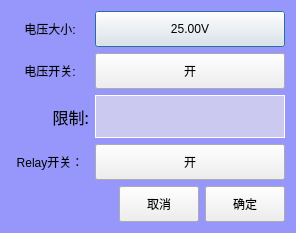
<?xml version="1.0" encoding="UTF-8"?>
<ui version="4.0">
 <class>clsHightVoltage</class>
 <widget class="QDialog" name="clsHightVoltage">
  <property name="geometry">
   <rect>
    <x>0</x>
    <y>0</y>
    <width>296</width>
    <height>233</height>
   </rect>
  </property>
  <property name="windowTitle">
   <string>高压机设置</string>
  </property>
  <property name="windowIcon">
   <iconset resource="../images/res.qrc">
    <normaloff>:/lightWave.png</normaloff>:/lightWave.png</iconset>
  </property>
  <property name="styleSheet">
   <string notr="true">QDialog
{
	background-color:rgb(150,150,251);
}</string>
  </property>
  <layout class="QVBoxLayout" name="verticalLayout">
   <item>
    <layout class="QGridLayout" name="gridLayout">
     <item row="0" column="0">
      <widget class="QLabel" name="label">
       <property name="styleSheet">
        <string notr="true">font: 12pt &quot;楷体&quot;;</string>
       </property>
       <property name="text">
        <string>电压大小:</string>
       </property>
       <property name="alignment">
        <set>Qt::AlignCenter</set>
       </property>
      </widget>
     </item>
     <item row="0" column="1">
      <widget class="QPushButton" name="btnVoltage">
       <property name="minimumSize">
        <size>
         <width>0</width>
         <height>36</height>
        </size>
       </property>
       <property name="styleSheet">
        <string notr="true">font: 12pt &quot;楷体&quot;;</string>
       </property>
       <property name="text">
        <string>25.00V</string>
       </property>
      </widget>
     </item>
     <item row="1" column="0">
      <widget class="QLabel" name="label_2">
       <property name="styleSheet">
        <string notr="true">font: 12pt &quot;楷体&quot;;</string>
       </property>
       <property name="text">
        <string>电压开关:</string>
       </property>
       <property name="alignment">
        <set>Qt::AlignCenter</set>
       </property>
      </widget>
     </item>
     <item row="1" column="1">
      <widget class="QPushButton" name="btnSwitch">
       <property name="minimumSize">
        <size>
         <width>0</width>
         <height>36</height>
        </size>
       </property>
       <property name="styleSheet">
        <string notr="true">font: 12pt &quot;楷体&quot;;</string>
       </property>
       <property name="text">
        <string>开</string>
       </property>
      </widget>
     </item>
     <item row="2" column="0">
      <widget class="QLabel" name="label_3">
       <property name="maximumSize">
        <size>
         <width>78</width>
         <height>16777215</height>
        </size>
       </property>
       <property name="font">
        <font>
         <family>楷体</family>
         <pointsize>12</pointsize>
         <weight>50</weight>
         <italic>false</italic>
         <bold>false</bold>
        </font>
       </property>
       <property name="styleSheet">
        <string notr="true">font: 12pt &quot;楷体&quot;;</string>
       </property>
       <property name="text">
        <string>限制:</string>
       </property>
       <property name="alignment">
        <set>Qt::AlignRight|Qt::AlignTrailing|Qt::AlignVCenter</set>
       </property>
      </widget>
     </item>
     <item row="2" column="1">
      <widget class="clsLabel" name="labelLimit">
       <property name="minimumSize">
        <size>
         <width>43</width>
         <height>43</height>
        </size>
       </property>
       <property name="font">
        <font>
         <family>楷体</family>
         <pointsize>12</pointsize>
        </font>
       </property>
       <property name="styleSheet">
        <string notr="true">QLabel
{
	
	
	background-color: rgb(203, 201, 239);
	border:1px solid rgb(255, 255, 255);
}</string>
       </property>
       <property name="text">
        <string/>
       </property>
       <property name="alignment">
        <set>Qt::AlignCenter</set>
       </property>
      </widget>
     </item>
     <item row="3" column="0">
      <widget class="QLabel" name="label_5">
       <property name="maximumSize">
        <size>
         <width>888888</width>
         <height>16777215</height>
        </size>
       </property>
       <property name="styleSheet">
        <string notr="true">font: 12pt &quot;楷体&quot;;</string>
       </property>
       <property name="text">
        <string>Relay开关：</string>
       </property>
       <property name="alignment">
        <set>Qt::AlignCenter</set>
       </property>
      </widget>
     </item>
     <item row="3" column="1">
      <widget class="QPushButton" name="btnRelay">
       <property name="minimumSize">
        <size>
         <width>0</width>
         <height>36</height>
        </size>
       </property>
       <property name="styleSheet">
        <string notr="true">font: 12pt &quot;楷体&quot;;</string>
       </property>
       <property name="text">
        <string>开</string>
       </property>
      </widget>
     </item>
    </layout>
   </item>
   <item>
    <layout class="QHBoxLayout" name="horizontalLayout_3">
     <item>
      <spacer name="horizontalSpacer">
       <property name="orientation">
        <enum>Qt::Horizontal</enum>
       </property>
       <property name="sizeHint" stdset="0">
        <size>
         <width>40</width>
         <height>20</height>
        </size>
       </property>
      </spacer>
     </item>
     <item>
      <widget class="QPushButton" name="btnCancel">
       <property name="minimumSize">
        <size>
         <width>0</width>
         <height>36</height>
        </size>
       </property>
       <property name="styleSheet">
        <string notr="true">font: 12pt &quot;楷体&quot;;</string>
       </property>
       <property name="text">
        <string>取消</string>
       </property>
      </widget>
     </item>
     <item>
      <widget class="QPushButton" name="btnOK">
       <property name="minimumSize">
        <size>
         <width>0</width>
         <height>36</height>
        </size>
       </property>
       <property name="styleSheet">
        <string notr="true">font: 12pt &quot;楷体&quot;;</string>
       </property>
       <property name="text">
        <string>确定</string>
       </property>
      </widget>
     </item>
    </layout>
   </item>
  </layout>
 </widget>
 <customwidgets>
  <customwidget>
   <class>clsLabel</class>
   <extends>QLabel</extends>
   <header location="global">clsLabel.h</header>
  </customwidget>
 </customwidgets>
 <resources>
  <include location="../images/res.qrc"/>
  <include location="../images/res.qrc"/>
  <include location="../images/res.qrc"/>
 </resources>
 <connections/>
</ui>
